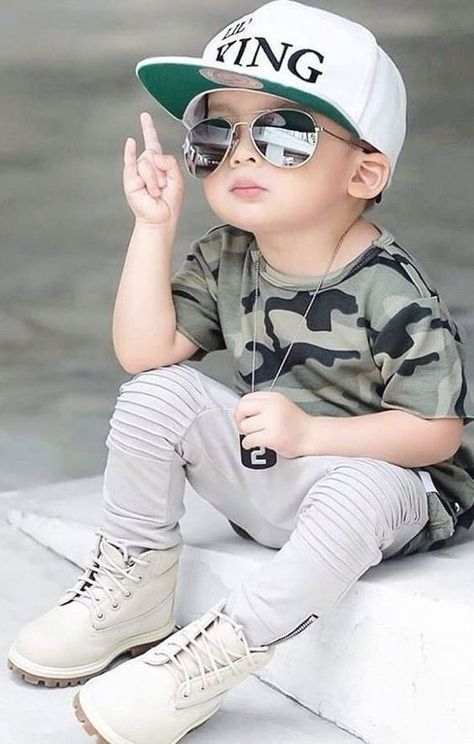
#> input picture SAVE_20210319_165944.jpg, 474 x 744 px
$ python Thresholding.py
#> lines starting #> are read from the running program, lines starting #| are printed output that depends on the picture; after the words box and inside, x2 and y2 are one past the last pixel; in counts of white or black regions, pixels touching at a corner belong together
import cv2
img=cv2.resize(cv2.imread('SAVE_20210319_165944.jpg',0), (350, 350))  # Load and resize the image to 512x512
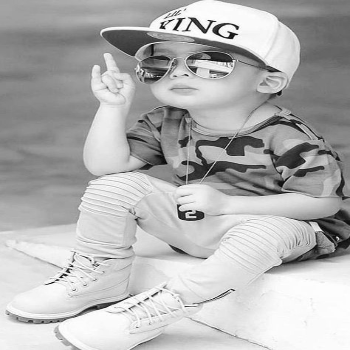
#> img: shape (350, 350); min 1, max 255, mean 178.4


def onChange(val):
    pass

cv2.namedWindow('frame')
cv2.createTrackbar("Thresholding", "frame", 0, 255, onChange)
#> slider 'Thresholding' is set to 85

while True:
    cv2.imshow('frame', img)  # Display the original image

    val=cv2.getTrackbarPos("Thresholding", "frame")

    ret,threshold= cv2.threshold(img, val, 255, cv2.THRESH_BINARY)  # Apply binary thresholding
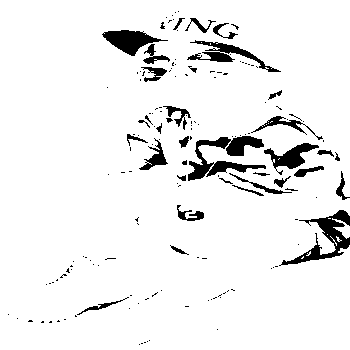
#> threshold: shape (350, 350); 93.5% white; 157 black regions (122 under 20 px), largest, box (x1, y1, x2, y2) and area: (188, 136, 266, 181) 1410, (279, 210, 350, 266) 1148, (102, 30, 168, 56) 818
#> ret = 85
    ret_inv, threshold_inv = cv2.threshold(img, val, 255, cv2.THRESH_BINARY_INV)  # Apply inverse binary thresholding
#> ret_inv = 85
    ret_trunc, threshold_trunc = cv2.threshold(img, val, 255, cv2.THRESH_TRUNC)  # Apply truncation thresholding
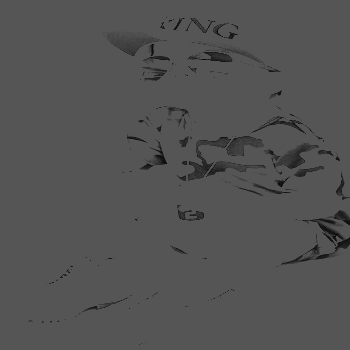
#> threshold_trunc: shape (350, 350); min 1, max 85, mean 83.1
#> ret_trunc = 85
    ret_tozero, threshold_tozero = cv2.threshold(img, val, 255, cv2.THRESH_TOZERO)  # Apply to-zero thresholding
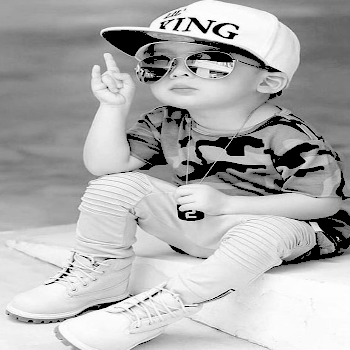
#> threshold_tozero: shape (350, 350); min 0, max 255, mean 174.8
#> ret_tozero = 85
    ret_tozero_inv, threshold_tozero_inv = cv2.threshold(img, val, 255, cv2.THRESH_TOZERO_INV)  # Apply inverse to-zero thresholding
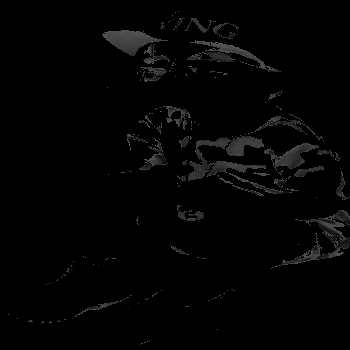
#> threshold_tozero_inv: shape (350, 350); min 0, max 85, mean 3.6
#> ret_tozero_inv = 85


    cv2.imshow('Thresholding Binary', threshold)  # Display the binary thresholded image
    cv2.imshow('Thresholding Binary Inverse', threshold_inv)  # Display the inverse binary thresholded image
    cv2.imshow('Thresholding Trunc', threshold_trunc)  # Display the trunc
    cv2.imshow('Thresholding ToZero', threshold_tozero)  # Display the to-zero thresholded image
    cv2.imshow('Thresholding ToZero Inverse', threshold_tozero_inv) # Display the inverse to-zero thresholded image

    k=cv2.waitKey(1)
#> (key q is pressed here)
    if k== ord('q'):
        break
cv2.destroyAllWindows()
